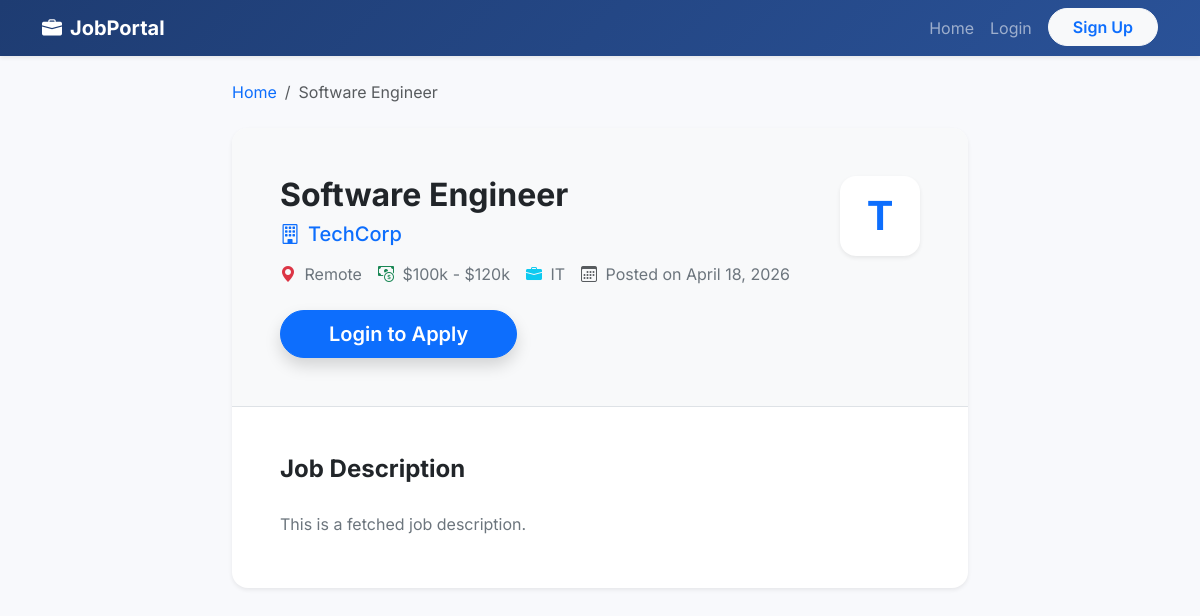
/job/1, run on the app's committed database.
### models.py (models this page shows)
class JobListing(db.Model):
    id = db.Column(db.Integer, primary_key=True)
    title = db.Column(db.String(200), nullable=False)
    description = db.Column(db.Text, nullable=False)
    salary = db.Column(db.String(100), nullable=True)
    location = db.Column(db.String(200), nullable=True)
    category = db.Column(db.String(100), nullable=True)
    company = db.Column(db.String(150), nullable=False)
    date_posted = db.Column(db.DateTime, default=datetime.utcnow)
    employer_id = db.Column(db.Integer, db.ForeignKey('user.id'), nullable=False)
    applications = db.relationship('Application', backref='job', lazy=True, cascade="all, delete-orphan")

### app.py (the view)
@app.route('/job/<int:job_id>')
def job_detail(job_id):
    job = JobListing.query.get_or_404(job_id)
    has_applied = False
    if current_user.is_authenticated and current_user.role == 'seeker':
        application = Application.query.filter_by(job_id=job.id, user_id=current_user.id).first()
        if application:
            has_applied = True
    return render_template('job_detail.html', job=job, has_applied=has_applied)

### app.py (called while the page is built)
@app.context_processor
def inject_user():
    return dict(current_user=current_user)

### templates/job_detail.html (shortened to what this page needs)
{% extends 'base.html' %}
{% block content %}
<div class="row justify-content-center mt-3">
    <div class="col-lg-8">
        <nav aria-label="breadcrumb" class="mb-4">
          <ol class="breadcrumb">
            <li class="breadcrumb-item"><a href="{{ url_for('index') }}" class="text-decoration-none">Home</a></li>
            <li class="breadcrumb-item active" aria-current="page">{{ job.title }}</li>
          </ol>
        </nav>
        <div class="card border-0 shadow-sm rounded-4 overflow-hidden mb-4">
            <div class="p-5 bg-light border-bottom">
                <div class="d-flex justify-content-between align-items-start mb-4">
                    <div>
                        <h2 class="fw-bold mb-2">{{ job.title }}</h2>
                        <h5 class="text-primary mb-3"><i class="bi bi-building me-2"></i>{{ job.company }}</h5>
                        <div class="d-flex flex-wrap gap-3 text-secondary">
                            <span><i class="bi bi-geo-alt-fill text-danger me-1"></i> {{ job.location or 'Not specified' }}</span>
                            <span><i class="bi bi-cash-coin text-success me-1"></i> {{ job.salary or 'Not specified' }}</span>
                            <span><i class="bi bi-briefcase-fill text-info me-1"></i> {{ job.category or 'General' }}</span>
                            <span><i class="bi bi-calendar3 text-muted me-1"></i> Posted on {{ job.date_posted.strftime('%B %d, %Y') }}</span>
                        </div>
                    </div>
                    <div class="company-logo bg-white shadow-sm rounded-4 d-flex justify-content-center align-items-center text-primary fw-bold fs-1" style="width: 80px; height: 80px;">
                        {{ job.company[0]|upper }}
                    </div>
                </div>
                {% if current_user.is_authenticated and current_user.role == 'seeker' %}
                    {% if has_applied %}
                        <div class="alert alert-success d-inline-block rounded-pill mb-0 ps-3 pe-4"><i class="bi bi-check-circle-fill me-2"></i>You have applied for this job</div>
                    {% else %}
                        <button class="btn btn-primary btn-lg rounded-pill px-5 shadow fw-semibold" data-bs-toggle="modal" data-bs-target="#applyModal">Apply Now <i class="bi bi-rocket-takeoff ms-2"></i></button>
                    {% endif %}
                {% elif not current_user.is_authenticated %}
                    <a href="{{ url_for('login') }}" class="btn btn-primary btn-lg rounded-pill px-5 shadow fw-semibold">Login to Apply</a>
                {% endif %}
            </div>
            <div class="card-body p-5">
                <h4 class="fw-bold mb-4">Job Description</h4>
                <div class="text-secondary lh-lg" style="white-space: pre-wrap;">{{ job.description }}</div>
            </div>
        </div>
    </div>
</div>
{% endblock %}

### static/style.css (style rules this page uses)
body { font-family: 'Inter', sans-serif; background-color: #f8f9fc; color: #333; }
.company-logo { width: 48px; height: 48px; }

### data on the page
JobListing: title "Software Engineer", company "TechCorp", location "Remote", salary "$100k - $120k", category "IT", date_posted "April 18, 2026", company "T", description "This is a fetched job description."
